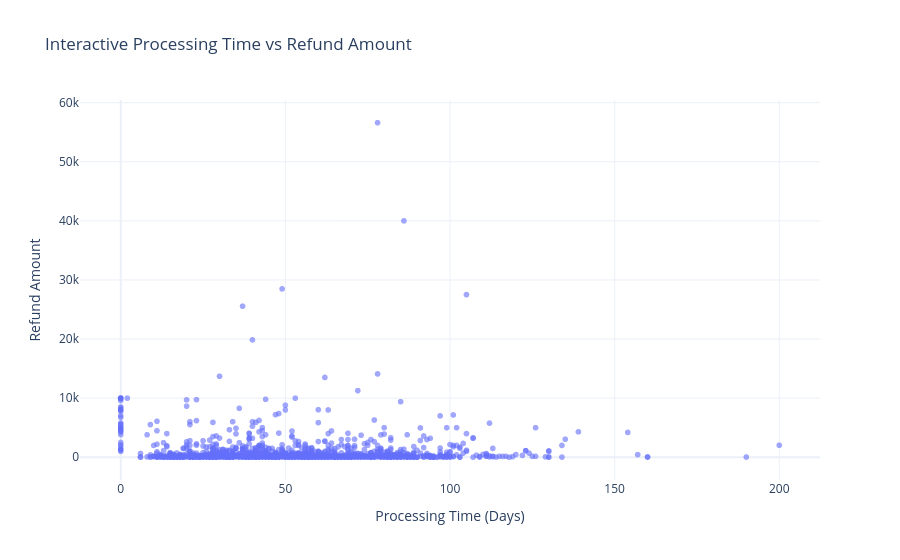

Notebook cell for this chart:
### Markdown cell above
**Insight:** The interactive bar chart shows that the “Other” business category recorded the highest number of complaints (11,105), followed by Misc Non-Food Retail (6,077) and Tow Truck Company (5,587). Tobacco Retail Dealer had the lowest complaint count among the ten categories shown, with 2,305 complaints. The interactive tooltips make it easier to compare the complaint counts across categories.

### Code cell
scatter_df = df[
    ["Processing Days", "Refund Amount",
     "Business Category", "Result"]
].dropna()

fig = px.scatter(
    scatter_df,
    x="Processing Days",
    y="Refund Amount",
    hover_data=["Business Category", "Result"],
    title="Interactive Processing Time vs Refund Amount",
    labels={
        "Processing Days": "Processing Time (Days)",
        "Refund Amount": "Refund Amount"
    },
    template="plotly_white",
    opacity=0.6
)

fig.update_layout(
    xaxis_title="Processing Time (Days)",
    yaxis_title="Refund Amount",
    hovermode="closest"
)

fig.show()

### Figure 1 — Plotly figure (JSON) as saved in the notebook; plotly's stock layout.template omitted (floating-point values rounded to 4 significant figures; data arrays with more than 128 entries replaced by an {"elided": "..."} marker saying what was removed)
{"data": [{"customdata": {"elided": "1490x2 str values"}, "hovertemplate": "Processing Time (Days)=%{x}<br>Refund Amount=%{y}<br>Business Category=%{customdata[0]}<br>Result=%{customdata[1]}<extra></extra>", "legendgroup": "", "marker": {"color": "#636efa", "opacity": 0.6, "symbol": "circle"}, "mode": "markers", "name": "", "showlegend": false, "type": "scattergl", "x": {"elided": "1490 float values"}, "xaxis": "x", "y": {"elided": "1490 int values"}, "yaxis": "y"}], "layout": {"hovermode": "closest", "legend": {"tracegroupgap": 0}, "title": {"text": "Interactive Processing Time vs Refund Amount"}, "xaxis": {"anchor": "y", "domain": [0, 1], "title": {"text": "Processing Time (Days)"}}, "yaxis": {"anchor": "x", "domain": [0, 1], "title": {"text": "Refund Amount"}}}}
